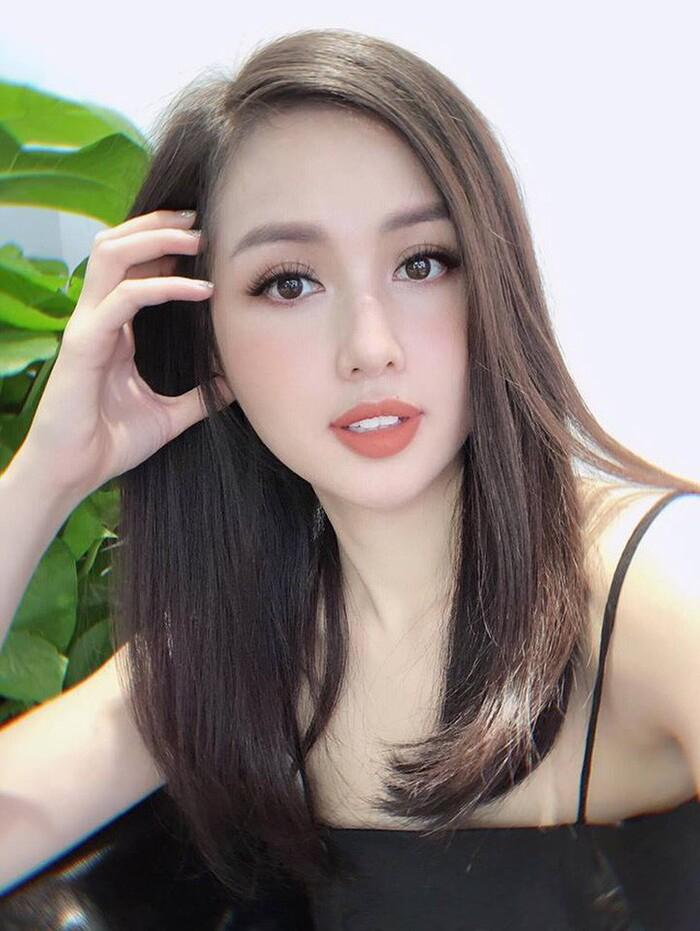
#> input picture Add Image Noise/Gaussian noise/Data/test.jpg, 700 x 931 px
$ python Answer.py
#> lines starting #> are read from the running program, lines starting #| are printed output that depends on the picture
#> further down, image is the input picture: shape (931, 700, 3); mean B, G, R 129.5, 136.3, 145
import cv2
import numpy as np

def add_gaussian_noise(image, mean=0, sigma=25):
    # Add Gaussian noise to the image
#> called with mean = 0, sigma = 25
    row, col, ch = image.shape
#> row = 931; col = 700; ch = 3
    gauss = np.random.normal(mean, sigma, (row, col, ch))
    gauss = gauss.reshape(row, col, ch)
    noisy = image + gauss
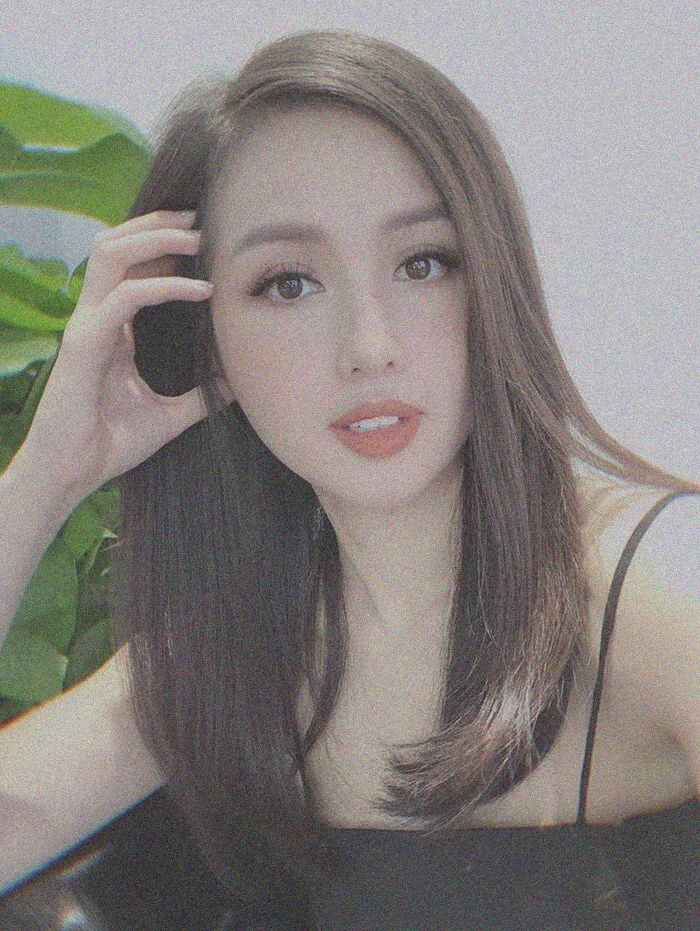
#> noisy: shape (931, 700, 3) float64; mean B, G, R 129.5, 136.3, 145.1; drawn with min black and max white
    return noisy.astype(np.uint8)
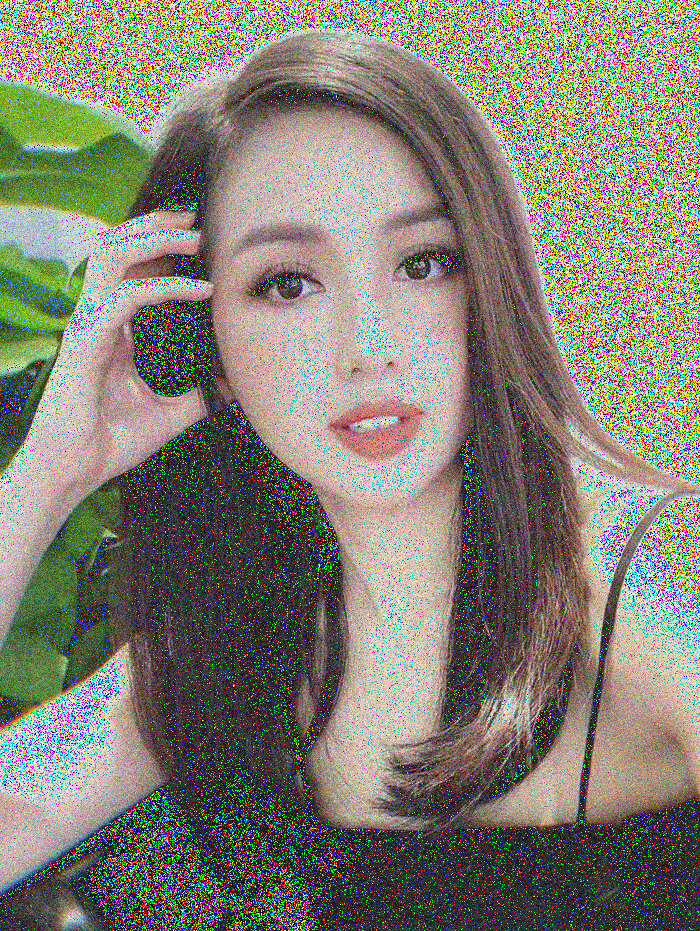
#> returned value: shape (931, 700, 3); mean of channels 0, 1, 2 115.4, 127, 131.1; drawn as B, G, R

# Load the image
image = cv2.imread('./Data/test.jpg')

# Add Gaussian noise to the image
noisy_image = add_gaussian_noise(image)

# Save the noisy image
cv2.imwrite('./Data/noisy_image.jpg', noisy_image)

# Show the original image and the image with Gaussian noise
cv2.imshow('Original Image', image)
cv2.imshow('Noisy Image', noisy_image)
cv2.waitKey(0)
cv2.destroyAllWindows()
